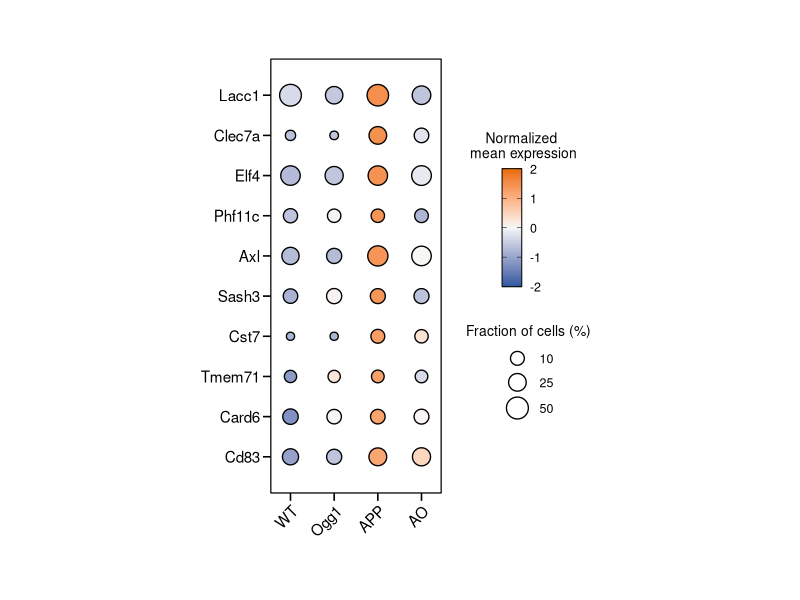
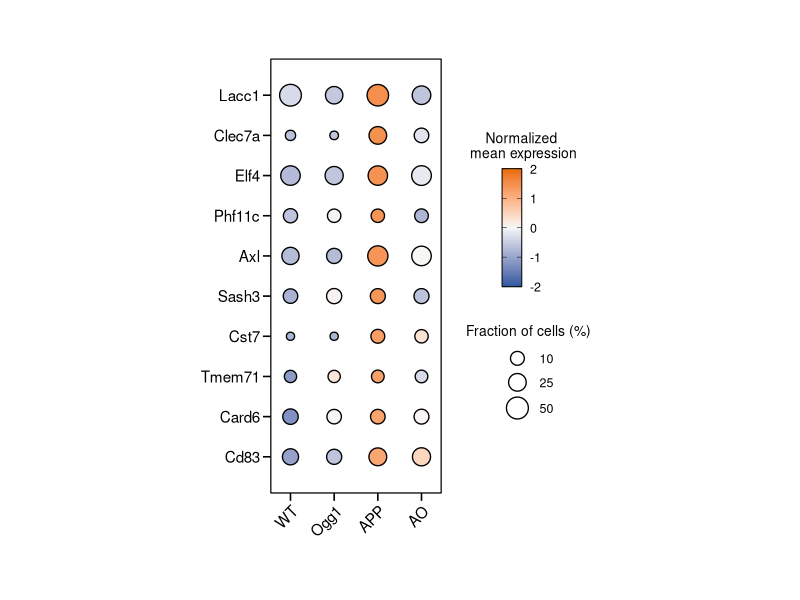

These charts were generated, in order, by the following R code:
# ------------------------------------------------------------------------------
# Fig. 4g - Dot plot, microglia (mean expression and fraction of cells)
#
# Input:  Microglia.csv
# Output: R_doplot_Microglia.svg
# ------------------------------------------------------------------------------

# Load libraries
library(ggplot2)
library(dplyr)
library(svglite)

# Read input data
df <- read.csv("Microglia.csv")

# Order genes by expression in APP (highest at top)
app_expression <- df %>%
  filter(Genotype == "APP") %>%
  arrange(desc(AverageExpression))

gene_order <- app_expression$Gene

df$Gene <- factor(df$Gene, levels = rev(gene_order))

# Set genotype order
df$Genotype <- factor(df$Genotype, levels = c("WT", "Ogg1", "APP", "AO"))

# Symmetric color scale limits
expr_range <- range(df$AverageExpression, na.rm = TRUE)
max_abs <- max(abs(expr_range))
symmetric_limit <- ceiling(max_abs)  # round up to whole number

# Number of genes and genotypes
num_genes <- length(levels(df$Gene))
num_genotypes <- length(levels(df$Genotype))

# Create dot plot (values are plotted as given, no z-scoring)
p <- ggplot(df, aes(x = Genotype, y = Gene)) +
  geom_point(aes(fill = AverageExpression, size = Fraction),
             shape = 21, color = "black", stroke = 0.7) +
  scale_fill_gradient2(
    name = "Normalized\n mean expression",
    low = "#2C5AA0",
    mid = "#f7f7f7",
    high = "#E86B00",
    midpoint = 0,
    limits = c(-symmetric_limit, symmetric_limit),
    breaks = c(-symmetric_limit, -symmetric_limit/2, 0, symmetric_limit/2, symmetric_limit),
    na.value = "red"
  ) +
  scale_size(
    name = "Fraction of cells (%)",
    range = c(2, 9),
    limits = c(0, 100),
    breaks = c(10, 25, 50)
  ) +
  scale_x_discrete(expand = expansion(mult = c(0.15, 0.15))) +
  scale_y_discrete(expand = expansion(mult = c(0.1, 0.1))) +
  theme_minimal(base_size = 12) +
  theme(
    panel.grid.major = element_blank(),
    panel.grid.minor = element_blank(),
    axis.text.x = element_text(angle = 45, hjust = 1, vjust = 1,
                               size = 11, color = "black"),
    axis.text.y = element_text(size = 11, color = "black"),
    panel.border = element_rect(fill = NA, color = "black", linewidth = 0.42),
    legend.position = "right",
    legend.box = "vertical",
    legend.direction = "vertical",
    legend.box.just = "left",
    legend.spacing.y = unit(0.5, "cm"),
    legend.title = element_text(size = 10),
    legend.text = element_text(size = 9),
    plot.margin = margin(1.5, 1.5, 1.5, 1.5, "cm"),
    axis.ticks = element_line(color = "black"),
    axis.ticks.length = unit(0.2, "cm"),
    plot.background = element_rect(fill = "white", color = NA)
  ) +
  labs(x = NULL, y = NULL) +
  coord_fixed(ratio = 0.92, clip = "off")

# Legend order: color bar first, dot size second
p <- p + guides(
  fill = guide_colorbar(
    order = 1,
    barheight = unit(3, "cm"),
    barwidth = unit(0.5, "cm"),
    frame.colour = "black",
    frame.linewidth = 0.35,
    ticks.colour = "black",
    direction = "vertical",
    title.position = "top",
    title.hjust = 0.5
  ),
  size = guide_legend(
    order = 2,
    override.aes = list(fill = "white"),
    direction = "vertical",
    title.position = "top",
    title.hjust = 0.5
  )
)

# Show plot
print(p)

# Save plot
ggsave("R_doplot_Microglia.svg", plot = p,
       width = 6,
       height = 5.5,
       bg = "white", device = "svg")
